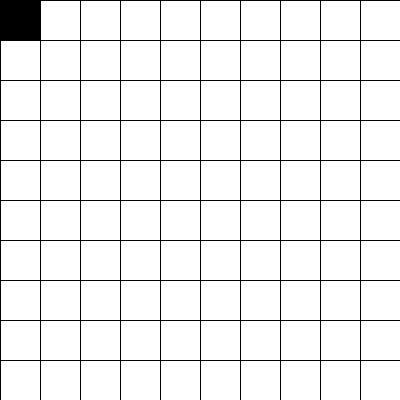
Frame 1 (no input)
Frame 60 (the mouse pressed at the canvas centre just before this capture): identical to frame 1, image omitted
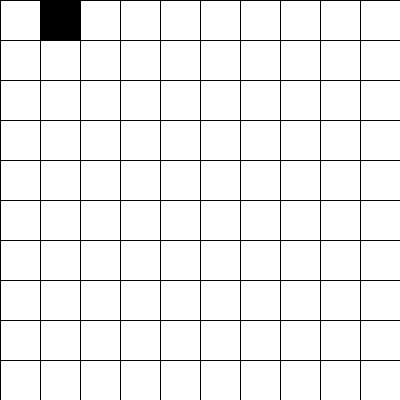
Frame 120 (the mouse held since frame 60 and released just before this capture)

The Processing sketch that drew these frames (run headless with seeded random() and noise(); from frame 60 on, the mouse is pressed at the canvas centre):

// Processing sketch: grilla_animacion
// ── grilla_animacion.pde
int cant = 10;
int tamX, tamY;
int posX = 0;
int posY = 0;

int dirX = 1;//1 Derecha - 0 Ninguna - -1 Izquierda
int dirY = 0;//1 Abajo - 0 Ninguna - -1 Arriba

void setup(){
  size(400, 400);
  tamX = width/cant;
  tamY = height/cant;
}

void draw(){
  background(200);
  for(int i=0; i<cant; i++){
    for(int j=0; j<cant; j++){
      if(posX == i && posY == j){
        fill(0);
      }else{
        fill(255);
      }
      rect(i*tamX, j*tamY, tamX, tamY);
    }
  }
  mover();
}

// ── funciones.pde
void mover() {
  if (frameCount%60 == 0) {
    if (deboMoverDerecha()) {
      moverDerecha();
    } else if (deboMoverIzquierda()) {
      moverIzquierda();
    } else if (deboMoverArriba()) {
      moverArriba();
    } else if (deboMoverAbajo()) {
      moverAbajo();
    }
    cambiarDireccion();
  }
}

void cambiarDireccion() {
  if (posX == cant-1 && dirX == 1 && dirY == 0) {
    dirX = 0;
    dirY = 1;
  } else if (posY == cant-1 && dirX == 0 && dirY == 1) {
    dirX = -1;
    dirY = 0;
  } else if (posX == 0 && dirX == -1 && dirY == 0) {
    dirX = 0;
    dirY = -1;
  } else if (posY == 0 && dirX == 0 && dirY == -1) {
    dirX = 1;
    dirY = 0;
  }
}

// ── movimientos.pde

void moverDerecha() {
  posX++;
}

void moverIzquierda() {
  posX--;
}

void moverArriba() {
  posY--;
}

void moverAbajo() {
  posY++;
}

boolean deboMoverDerecha() {
  return posX < cant-1 && posY == 0 && dirX == 1 && dirY == 0;
}

boolean deboMoverIzquierda() {
  return posX > 0 && posY == cant-1 && dirX == -1 && dirY == 0;
}

boolean deboMoverArriba() {
  return posX == 0 && posY > 0 && dirX == 0 && dirY == -1;
}

boolean deboMoverAbajo() {
  return posX == cant-1 && posY < cant-1 && dirX == 0 && dirY == 1;
}
